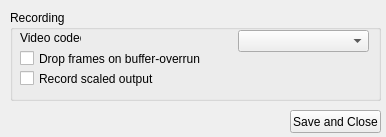
<?xml version="1.0" encoding="UTF-8"?>
<ui version="4.0">
 <class>SettingsForm</class>
 <widget class="QWidget" name="SettingsForm">
  <property name="geometry">
   <rect>
    <x>0</x>
    <y>0</y>
    <width>386</width>
    <height>137</height>
   </rect>
  </property>
  <property name="windowTitle">
   <string>Settings</string>
  </property>
  <widget class="QPushButton" name="buttonSaveClose">
   <property name="geometry">
    <rect>
     <x>290</x>
     <y>110</y>
     <width>91</width>
     <height>23</height>
    </rect>
   </property>
   <property name="text">
    <string>Save and Close</string>
   </property>
  </widget>
  <widget class="QGroupBox" name="groupBoxRecording">
   <property name="geometry">
    <rect>
     <x>10</x>
     <y>10</y>
     <width>371</width>
     <height>91</height>
    </rect>
   </property>
   <property name="title">
    <string>Recording</string>
   </property>
   <widget class="QLabel" name="labelVideoCodec">
    <property name="geometry">
     <rect>
      <x>10</x>
      <y>20</y>
      <width>61</width>
      <height>16</height>
     </rect>
    </property>
    <property name="text">
     <string>Video codec</string>
    </property>
   </widget>
   <widget class="QComboBox" name="comboBoxVideoCodec">
    <property name="geometry">
     <rect>
      <x>228</x>
      <y>20</y>
      <width>131</width>
      <height>22</height>
     </rect>
    </property>
   </widget>
   <widget class="QCheckBox" name="checkBoxDropFrames">
    <property name="geometry">
     <rect>
      <x>10</x>
      <y>40</y>
      <width>181</width>
      <height>17</height>
     </rect>
    </property>
    <property name="text">
     <string>Drop frames on buffer-overrun</string>
    </property>
   </widget>
   <widget class="QCheckBox" name="checkBox_scaledOutput">
    <property name="geometry">
     <rect>
      <x>10</x>
      <y>60</y>
      <width>161</width>
      <height>17</height>
     </rect>
    </property>
    <property name="text">
     <string>Record scaled output</string>
    </property>
   </widget>
  </widget>
 </widget>
 <resources/>
 <connections/>
</ui>
